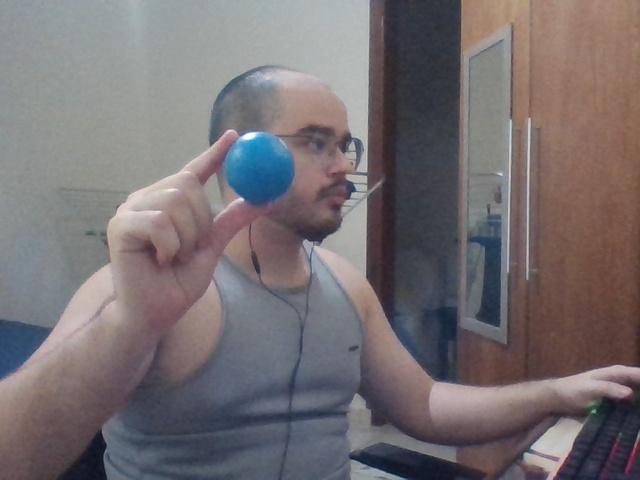
#> input picture imagem_capturada.jpg, 640 x 480 px, found by its file name
$ python 'teste_detecção.py'
#> lines starting #> are read from the running program, lines starting #| are printed output that depends on the picture
import cv2
import numpy as np

# Carregar a imagem
imagem = cv2.imread('imagem_capturada.jpg', 0)
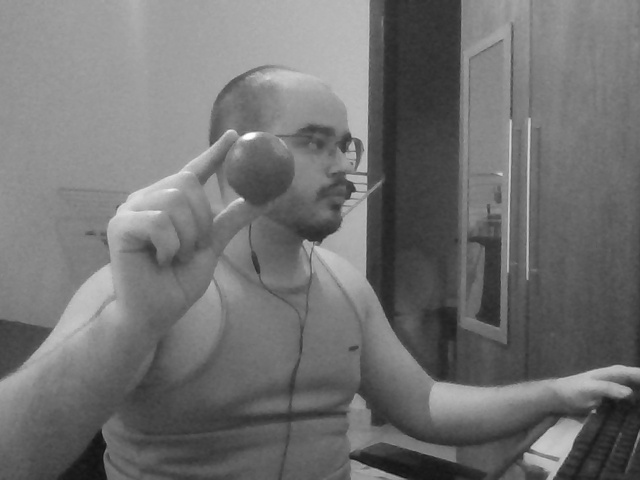
#> imagem: shape (480, 640); min 18, max 255, mean 112.9

# Aplicar suavização para reduzir o ruído
imagem_suavizada = cv2.GaussianBlur(imagem, (9, 9), 2, 2)

# Detectar os círculos usando o algoritmo de detecção de Hough
circulos = cv2.HoughCircles(
    imagem_suavizada, cv2.HOUGH_GRADIENT, 1, 20, param1=50, param2=30, minRadius=0, maxRadius=0
)
#> circulos = 67 rows, first 8: [571.5, 222.5, 208.5], [211.5, 397.5, 171.5], [287.5, 206.5, 79.6], [273.5, 128.5, 64.4], [259.5, 167.5, 34.4], [263.5, 251.5, 117], [265.5, 229.5, 100.7], [395.5, 224.5, 133.6]

# Se os círculos forem encontrados, desenhar os círculos encontrados
if circulos is not None:
    circulos = np.round(circulos[0, :]).astype("int")
#> circulos = 67 rows, first 8: [572, 222, 208], [212, 398, 172], [288, 206, 80], [274, 128, 64], [260, 168, 34], [264, 252, 117], [266, 230, 101], [396, 224, 134]

    for (x, y, raio) in circulos:
        # Desenhar o círculo e o centro
        cv2.circle(imagem, (x, y), raio, (0, 255, 0), 4)
        cv2.circle(imagem, (x, y), 3, (0, 0, 255), -1)
#> this loop made 67 passes
#> (x, y, raio) on passes 1 to 12: (572, 222, 208), (212, 398, 172), (288, 206, 80), (274, 128, 64), (260, 168, 34), (264, 252, 117), (266, 230, 101), (396, 224, 134), (236, 334, 173), (400, 252, 102), (344, 322, 140), (286, 232, 104)
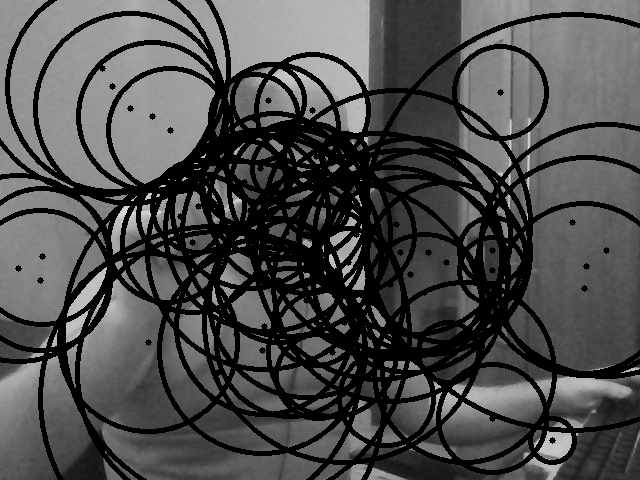
#> imagem: shape (480, 640); min 0, max 225, mean 76.6

# Exibir a imagem resultante
cv2.imshow("Detecção de Círculos", imagem)
cv2.waitKey(0)
cv2.destroyAllWindows()
